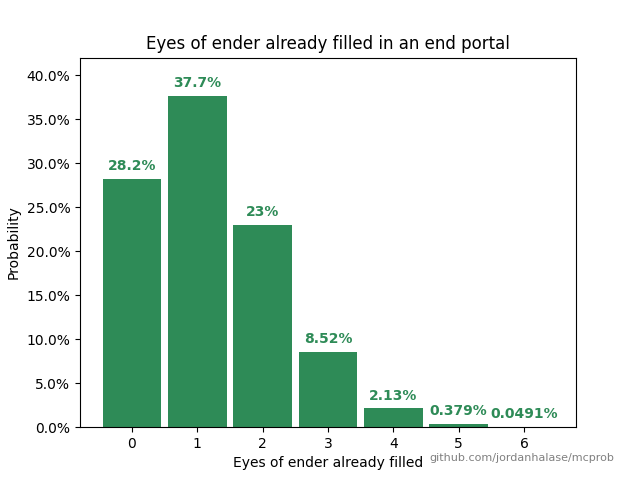

Python code for this plot:
#!/usr/bin/python

import numpy as np
import matplotlib.pyplot as plt
from matplotlib.ticker import PercentFormatter
from scipy.stats import binom

def main():

    # Probability of an eye of ender slot already being filled
    p = 0.1

    # Number of eye of ender slots
    n = 12

    # Slot range (inclusive)
    x = np.arange(0, n//2 + 1)

    # Probability (percentage)
    y = 100*binom.pmf(x, n, p)

    fig, ax = plt.subplots(1, 1)
    bar_color = 'seagreen'
    text_color = 'seagreen'

    ax.bar(x, y, width=0.9, color=bar_color)
    ax.yaxis.set_major_formatter(PercentFormatter())
    plt.ylim(top=42)

    for i, v in enumerate(y):
        ax.text(i, v + 1, f'{v:.03g}%', horizontalalignment='center',
            fontweight='bold', color=text_color)

    plt.title('Eyes of ender already filled in an end portal')
    ax.set_xlabel('Eyes of ender already filled')
    ax.set_ylabel('Probability')

    fig.text(0.96, 0.04, 'github.com/jordanhalase/mcprob', ha='right',
        fontweight='light', fontsize=8, color='gray')

    fig.savefig('eye_of_ender_prefilled')

if __name__ == '__main__':
    main()